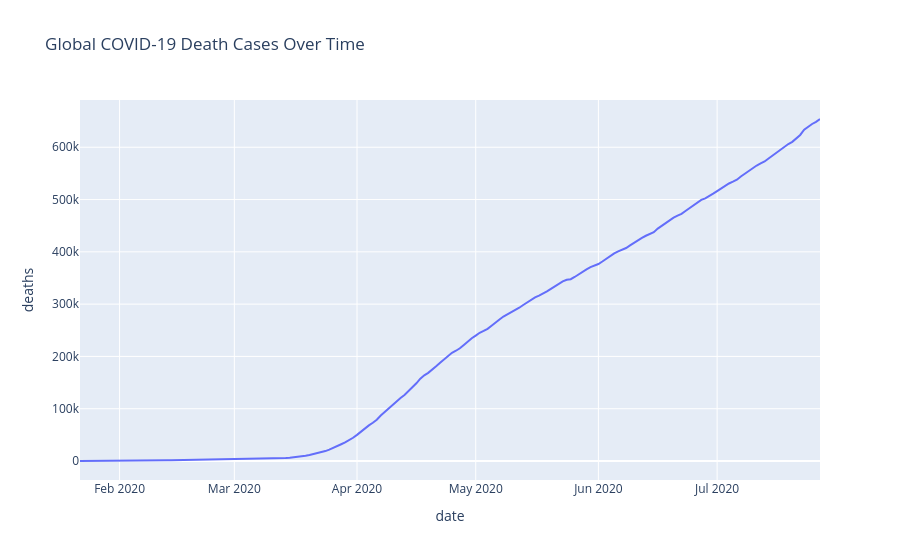

The cell this chart's notebook holds for it:
### Code cell
# ================================
# Step 13: Death Trend Plot
# ================================

fig = px.line(
    daily_df,
    x='date',
    y='deaths',
    title="Global COVID-19 Death Cases Over Time"
)

fig.show()

### Figure 1 — Plotly figure (JSON) as saved in the notebook; plotly's stock layout.template omitted (floating-point values rounded to 4 significant figures; data arrays with more than 128 entries replaced by an {"elided": "..."} marker saying what was removed)
{"data": [{"hovertemplate": "date=%{x}<br>deaths=%{y}<extra></extra>", "legendgroup": "", "line": {"color": "#636efa", "dash": "solid"}, "marker": {"symbol": "circle"}, "mode": "lines", "name": "", "orientation": "v", "showlegend": false, "type": "scatter", "x": {"elided": "188 str values"}, "xaxis": "x", "y": {"elided": "188 int values"}, "yaxis": "y"}], "layout": {"legend": {"tracegroupgap": 0}, "title": {"text": "Global COVID-19 Death Cases Over Time"}, "xaxis": {"anchor": "y", "domain": [0, 1], "title": {"text": "date"}}, "yaxis": {"anchor": "x", "domain": [0, 1], "title": {"text": "deaths"}}}}
